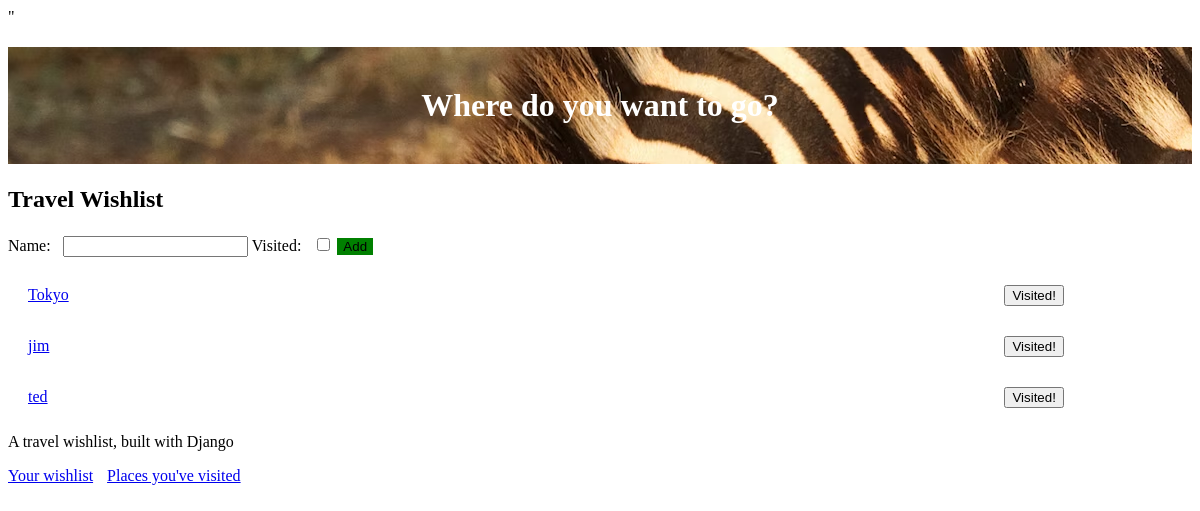
The app's page / (signed in), older data.
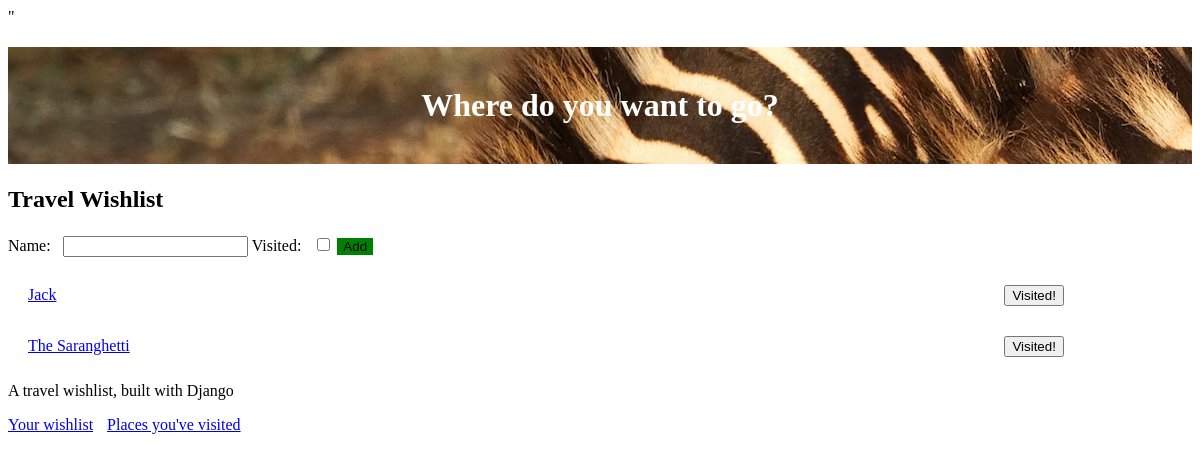
The same page, newer data.
### travel_wishlist/models.py (models this page shows, shortened)
class Place(models.Model):
    user = models.ForeignKey('auth.User', null=False, on_delete=models.CASCADE)
    name = models.CharField(max_length=200)
    visited = models.BooleanField(default=False)
    notes = models.TextField(blank=True, null=True)
    date_visited = models.DateField(blank=True, null=True)
    photo = models.ImageField(upload_to='user_images/', blank=True, null=True )

### travel_wishlist/views.py (the view, shortened to what this page needs)
# urls.py: path('', views.place_list, name='place_list'),
@login_required
def place_list(request):
    places = Place.objects.filter(user=request.user).filter(visited=False).order_by('name')
    new_place_form = NewPlaceForm()
    return render(request, 'travel_wishlist/wishlist.html', {'places': places, 'new_place_form': new_place_form})

### travel_wishlist/forms.py
class NewPlaceForm(forms.ModelForm):
    class Meta:
        model = Place
        fields = ('name', 'visited')

### travel_wishlist/templates/travel_wishlist/wishlist.html (shortened to what this page needs)
{% extends 'travel_wishlist/base.html' %}
{% block content %}
<h2>Travel Wishlist</h2>
<form method="POST" action="{% url 'place_list' %}">
    {{ new_place_form }}
    <button id="add-new-place" type="submit">Add</button>
</form>
{% for place in places %}
    <div class="wishlist-place">
        <span id="place-name-{{ place.pk }}" class="place-name">
            <a href="{% url 'place_details' place.pk %}">{{ place.name }}</a>
        </span>
        <form class="visited-form" method="POST" action="{% url 'place_was_visited' place.pk %}">
            <button id="visited-button-{{ place.pk }}" type="submit">Visited!</button>
        </form>
</div>
{% empty %}
<p>You have no places in your wishlist.</p>
{% endfor %}
{% endblock %}

### travel_wishlist/templates/travel_wishlist/base.html (shortened to what this page needs)
{% load static %}
<!DOCTYPE html>
<html>
    <head>
        <link rel="stylesheet" href="https://cdn.jsdelivr.net/npm/sakura.css/css/sakura.css" type="text/css">"
        <link rel="stylesheet" href="{% static 'css/style.css' %}" type="text/css">
    </head>
    <h1 id="site-header">Where do you want to go?</h1>
    <body>
        {% block content %}
        {% endblock %}
    </body>
    <div>
        <p>A travel wishlist, built with Django</p>
        <a class="nav-link" href="{% url 'place_list' %}">Your wishlist</a>
        <a class="nav-link" href="{% url 'places_visited' %}">Places you've visited</a>
    </div>
</html>

### travel_wishlist/static/css/style.css (style rules this page uses)
#site-header { background: url('../img/zebras_drinking.avif') 0 0 repeat-x; color: white; padding: 40px 0 40px 0px; text-align: center; }
.nav-link { margin-right: 10px; }
label { display: inline-block; padding-right: 8px; }
button { margin: 5px 0px 5px 0; }
div.wishlist-place { margin: 20px; }
.wishlist-place .place-name { width: 85%; display: inline-block; word-wrap: break-word; }
form.visited-form { display: inline-block; width: 10%; }
#add-new-place { background-color: green; border: darkgreen; }

Row changes from the older to the newer data that the page shows:
removed Place: name "Tokyo"
removed Place: name "jim"
removed Place: name "ted"
added Place: name "Jack"
added Place: name "The Saranghetti"
